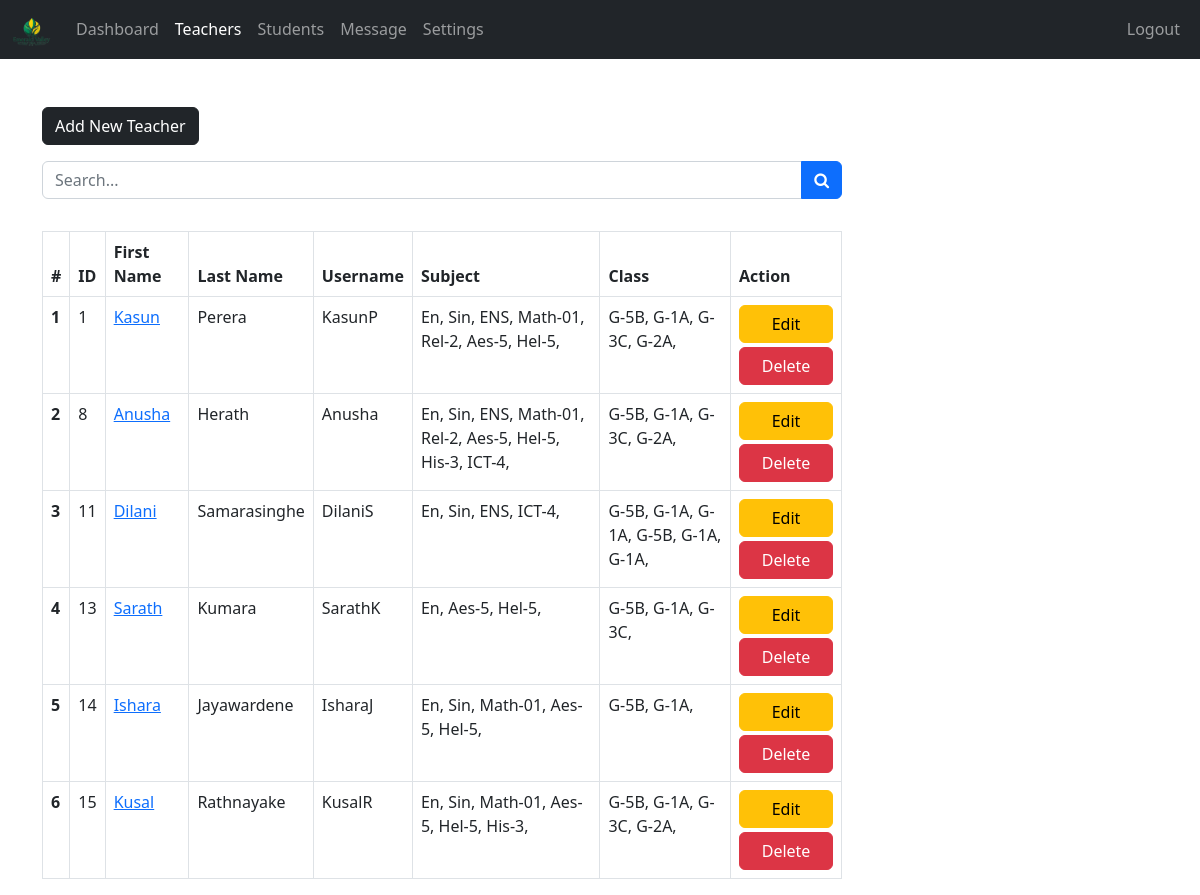
Page /admin/teacher.php (signed in) on the committed database.
### tables this page shows
CREATE TABLE `teachers` (
  `teacher_id` int(11) NOT NULL,
  `username` varchar(127) NOT NULL,
  `password` varchar(255) NOT NULL,
  `class` varchar(31) NOT NULL,
  `fname` varchar(127) NOT NULL,
  `lname` varchar(127) NOT NULL,
  `subjects` varchar(31) NOT NULL,
  `address` varchar(31) NOT NULL,
  `employee_number` int(11) NOT NULL,
  `date_of_birth` date DEFAULT NULL,
  `phone_number` varchar(31) NOT NULL,
  `qualification` varchar(127) NOT NULL,
  `gender` varchar(7) NOT NULL,
  `email_address` varchar(255) NOT NULL,
  `date_of_joined` datetime NOT NULL DEFAULT current_timestamp()
);

### admin/data/teacher.php (called while the page is built, shortened)
<?php
function getAllTeachers($conn){
   $sql = "SELECT * FROM teachers";
   $stmt = $conn->prepare($sql);
   $stmt->execute();
   if ($stmt->rowCount() >= 1) {
     $teachers = $stmt->fetchAll();
     return $teachers;
   }else {
   	return 0;
   }
}

### admin/data/subject.php (called while the page is built, shortened)
<?php
function getSubjectById($subject_id, $conn){
   $sql = "SELECT * FROM subjects
           WHERE subject_id=?";
   $stmt = $conn->prepare($sql);
   $stmt->execute([$subject_id]);
   if ($stmt->rowCount() == 1) {
     $subject = $stmt->fetch();
     return $subject;
   }else {
   	return 0;
   }
}
 ?>

### admin/data/class.php (called while the page is built, shortened)
<?php
function getClassById($class_id, $conn){
   $sql = "SELECT * FROM class
           WHERE class_id=?";
   $stmt = $conn->prepare($sql);
   $stmt->execute([$class_id]);
   if ($stmt->rowCount() == 1) {
     $class = $stmt->fetch();
     return $class;
   }else {
    return 0;
   }
}

### admin/data/grade.php (called while the page is built, shortened)
<?php
function getGradeById($grade_id, $conn){
   $sql = "SELECT * FROM grades
           WHERE grade_id=?";
   $stmt = $conn->prepare($sql);
   $stmt->execute([$grade_id]);
   if ($stmt->rowCount() == 1) {
     $grade = $stmt->fetch();
     return $grade;
   }else {
    return 0;
   }
}

### admin/data/section.php (called while the page is built, shortened)
<?php
function getSectioById($section_id, $conn){
   $sql = "SELECT * FROM section
           WHERE section_id=?";
   $stmt = $conn->prepare($sql);
   $stmt->execute([$section_id]);
   if ($stmt->rowCount() == 1) {
     $section = $stmt->fetch();
     return $section;
   }else {
    return 0;
   }
}

### admin/teacher.php (the view, shortened to what this page needs)
<?php
if (isset($_SESSION['admin_id']) &&
    isset($_SESSION['role'])) {
    if ($_SESSION['role'] == 'Admin') {
       include "../DB_connection.php";
       include "data/teacher.php";
       include "data/subject.php";
       include "data/grade.php";
       include "data/class.php";
       include "data/section.php";
       $teachers = getAllTeachers($conn);
 ?>
<!DOCTYPE html>
<html lang="en">
<head>
	<link rel="stylesheet" href="https://cdn.jsdelivr.net/npm/bootstrap@5.2.0/dist/css/bootstrap.min.css">
	<link rel="stylesheet" href="../css/style.css">
  <link rel="stylesheet" href="https://cdnjs.cloudflare.com/ajax/libs/font-awesome/4.7.0/css/font-awesome.min.css">
</head>
<body>
    <?php
        include "inc/navbar.php";
        if ($teachers != 0) {
     ?>
     <div class="container mt-5">
        <a href="teacher-add.php"
           class="btn btn-dark">Add New Teacher</a>
           <form action="teacher-search.php"
                 class="mt-3 n-table"
                 method="get">
             <div class="input-group mb-3">
                <input type="text"
                       class="form-control"
                       name="searchKey"
                       placeholder="Search...">
                <button class="btn btn-primary">
                        <i class="fa fa-search"
                           aria-hidden="true"></i>
                      </button>
             </div>
           </form>
           <div class="table-responsive">
              <table class="table table-bordered mt-3 n-table">
                <thead>
                  <tr>
                    <th scope="col">#</th>
                    <th scope="col">ID</th>
                    <th scope="col">First Name</th>
                    <th scope="col">Last Name</th>
                    <th scope="col">Username</th>
                    <th scope="col">Subject</th>
                    <th scope="col">Class</th>
                    <th scope="col">Action</th>
                  </tr>
                </thead>
                <tbody>
                  <?php $i = 0; foreach ($teachers as $teacher ) {
                    $i++;  ?>
                  <tr>
                    <th scope="row"><?=$i?></th>
                    <td><?=$teacher['teacher_id']?></td>
                    <td><a href="teacher-view.php?teacher_id=<?=$teacher['teacher_id']?>">
                         <?=$teacher['fname']?></a></td>
                    <td><?=$teacher['lname']?></td>
                    <td><?=$teacher['username']?></td>
                    <td>
                       <?php
                           $s = '';
                           $subjects = str_split(trim($teacher['subjects']));
                           foreach ($subjects as $subject) {
                              $s_temp = getSubjectById($subject, $conn);
                              if ($s_temp != 0)
                                $s .=$s_temp['subject_code'].', ';
                           }
                           echo $s;
                        ?>
                    </td>
                    <td>
                      <?php
                           $c = '';
                           $classes = str_split(trim($teacher['class']));
                           foreach ($classes as $class_id) {
                               $class = getClassById($class_id, $conn);
                              $c_temp = getGradeById($class['grade'], $conn);
                              $section = getSectioById($class['section'], $conn);
                              if ($c_temp != 0)
                                $c .=$c_temp['grade_code'].'-'.
                                     $c_temp['grade'].$section['section'].', ';
                           }
                           echo $c;
                        ?>
                    </td>
                    <td>
                        <a href="teacher-edit.php?teacher_id=<?=$teacher['teacher_id']?>"
                           class="btn btn-warning w-100 mb-1">Edit</a>
                        <a href="teacher-delete.php?teacher_id=<?=$teacher['teacher_id']?>"
                           class="btn btn-danger w-100">Delete</a>
                    </td>
                  </tr>
                <?php } ?>
                </tbody>
              </table>
           </div>
         <?php } ?>
     </div>
</body>
</html>
<?php
  }else {
    header("Location: ../login.php");
    exit;
  }
}else {
	header("Location: ../login.php");
	exit;
}
?>

### css/style.css (style rules this page uses)
.n-table { max-width: 800px; }

### rows in the picture
teachers: teacher_id "1", fname "Kasun", lname "Perera", username "KasunP", s "En, Sin, ENS, Math-01, Rel-2, Aes-5, Hel-5,", c "G-5B, G-1A, G-3C, G-2A,"
teachers: teacher_id "8", fname "Anusha", lname "Herath", username "Anusha", s "En, Sin, ENS, Math-01, Rel-2, Aes-5, Hel-5, His-3, ICT-4,", c "G-5B, G-1A, G-3C, G-2A,"
teachers: teacher_id "11", fname "Dilani", lname "Samarasinghe", username "DilaniS", s "En, Sin, ENS, ICT-4,", c "G-5B, G-1A, G-1A, G-5B, G-1A, G-1A,"
teachers: teacher_id "13", fname "Sarath", lname "Kumara", username "SarathK", s "En, Aes-5, Hel-5,", c "G-5B, G-1A, G-3C,"
teachers: teacher_id "14", fname "Ishara", lname "Jayawardene", username "IsharaJ", s "En, Sin, Math-01, Aes-5, Hel-5,", c "G-5B, G-1A,"
teachers: teacher_id "15", fname "Kusal", lname "Rathnayake", username "KusalR", s "En, Sin, Math-01, Aes-5, Hel-5, His-3,", c "G-5B, G-1A, G-3C, G-2A,"
